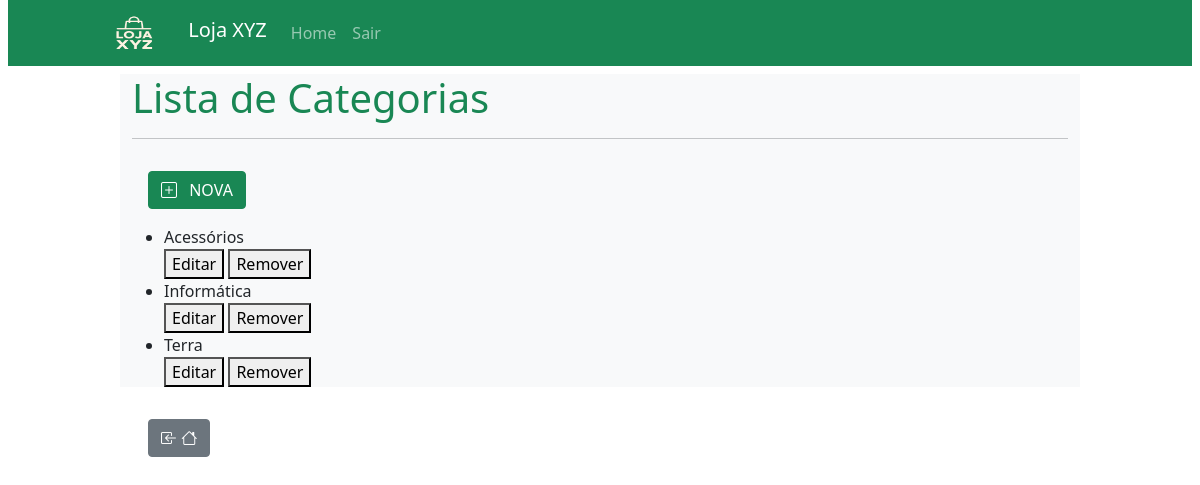
Page /categorias/ (signed in) on the earlier database version.
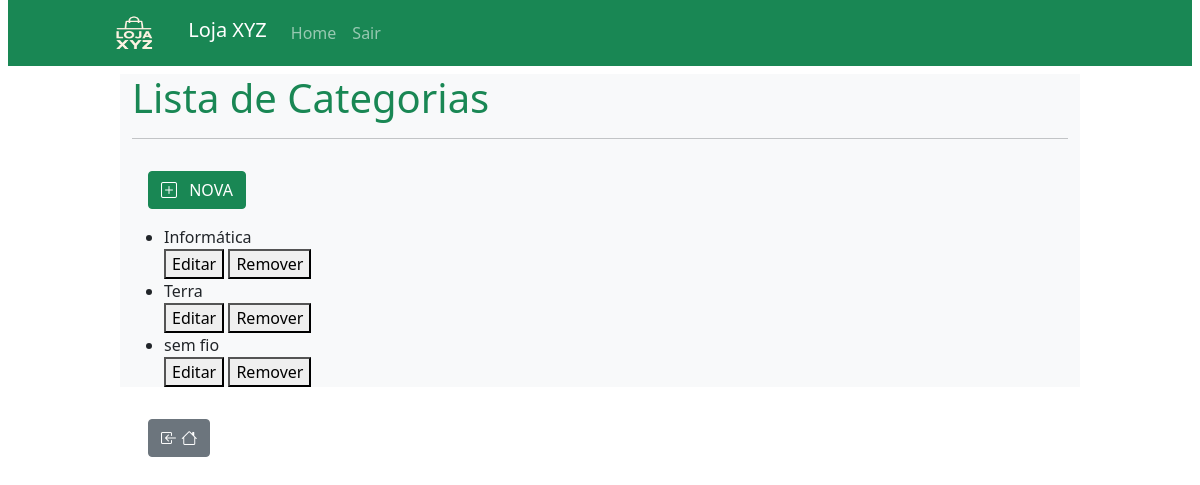
Same page on the later database version.
### estoque_app/models.py (models this page shows, shortened)
class Categoria(models.Model):
    nome = models.CharField(max_length=100)
    descricao = models.TextField(blank=True, null=True)

### estoque_app/views.py (the view)
# urls.py: path('categorias/', views.categorias, name='categorias'),
@login_required
def categorias(request):
    categorias = Categoria.objects.all().order_by('nome')
    contexto = {'categorias': categorias}
    return render(request, 'categoria/categorias.html', contexto)

### estoque_app/templates/categoria/categorias.html (shortened to what this page needs)
{% extends 'base.html' %}
{% block conteudo %}
    <h1 class="text-success">Lista de Categorias</h1>
    <hr>
    <a href="{% url 'nova_categoria' %}">
        <button class="btn btn-success m-3" >
            <i class="bi bi-plus-square me-2" ></i>
            NOVA
        </button>
    </a>
    <div class="categoria-lista">
        <ul>
            {% for categoria in categorias %}
                <li>{{ categoria.nome }}</li>
                <a href="{% url 'editar_categoria' categoria.id %}"><button>Editar</button></a>
                <a href="{% url 'excluir_categoria' categoria.id%}"><button>Remover</button></a>
            {% empty %}
                <li>Nenhuma categoria cadastrada.</li>
            {% endfor %}
        </ul>
    </div>
{% endblock %}

Differences in the rows shown:
removed Categoria: nome "Acessórios"
added Categoria: nome "sem fio"
